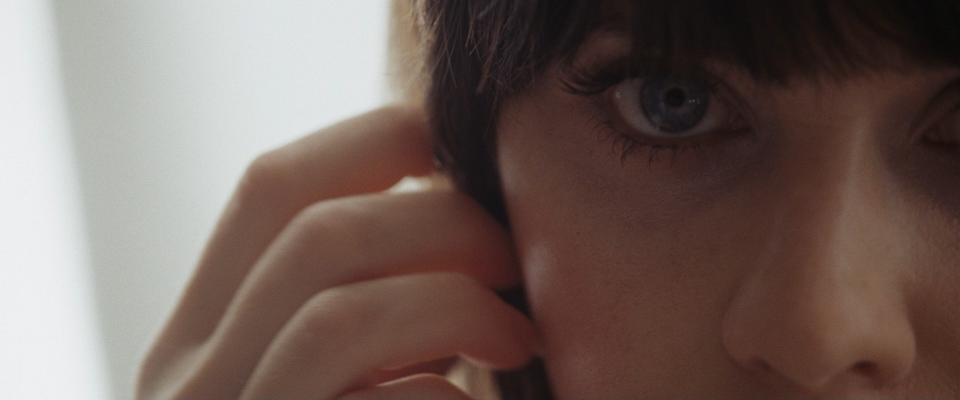
#> input picture CINEMATIC/app/datasets/minju/ 500 Days of Summer_5.jpg, 1920 x 800 px (shown at 1/2 size)
$ python -i utils.py   (imports and definitions only)
#> lines starting #> are read from the running program, lines starting #| are printed output that depends on the picture
import cv2
import numpy as np
from PIL import Image
import io


def extract_dominant_hue_palette(image_path, k=10):
    """
    이미지에서 주요 Hue 팔레트를 추출합니다.

    Parameters:
    -----------
    image_path : str
        이미지 파일 경로
    k : int
        추출할 색상 개수 (기본값: 10)

    Returns:
    --------
    list : [{"h": int, "s": float, "v": float}, ...] 형태의 팔레트
    """
#> called with image_path = 'datasets/minju/ 500 Days of Summer_5.jpg', k = 10
    # 이미지 읽기
    img = Image.open(image_path)
#> img is the input picture: PIL image 1920x800 RGB; mean R, G, B 115.3, 98, 91.8
    img_array = np.array(img)

    # RGB를 BGR로 변환 (OpenCV 형식)
    if len(img_array.shape) == 3 and img_array.shape[2] == 3:
        bgr = cv2.cvtColor(img_array, cv2.COLOR_RGB2BGR)
    else:
        bgr = img_array

    # 크기 조정 (처리 속도 향상)
    max_w = 240
    h, w = bgr.shape[:2]
#> h = 800; w = 1920
    scale = min(1, max_w / w)
#> scale = 0.125
    new_w = max(2, int(w * scale))
#> new_w = 240
    new_h = max(2, int(h * scale))
#> new_h = 100

    if scale < 1:
        bgr = cv2.resize(bgr, (new_w, new_h), interpolation=cv2.INTER_AREA)
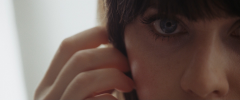
#> bgr: shape (100, 240, 3); mean B, G, R 91.8, 98, 115.3

    # HSV 변환
    hsv = cv2.cvtColor(bgr, cv2.COLOR_BGR2HSV)
#> hsv: shape (100, 240, 3); mean H, S, V 34.5, 76.4, 116.4
    h_channel = hsv[:, :, 0]  # 0-179 범위
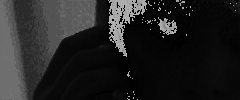
#> h_channel: shape (100, 240); min 0, max 179, mean 34.5
    s_channel = hsv[:, :, 1]  # 0-255 범위
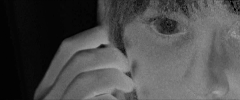
#> s_channel: shape (100, 240); min 0, max 164, mean 76.4
    v_channel = hsv[:, :, 2]  # 0-255 범위
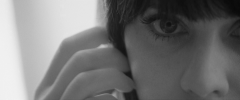
#> v_channel: shape (100, 240); min 9, max 242, mean 116.4

    # Detect achromatic colors (black, white, gray)
    total_pixels = hsv.shape[0] * hsv.shape[1]
#> total_pixels = 24000
    achromatic_colors = _detect_achromatic_colors(s_channel, v_channel, total_pixels)

    # Multi-pass extraction with relaxing thresholds
    picked = []

    # Pass 1: Strict thresholds (high saturation, clear colors)
    picked = _extract_with_thresholds(
        h_channel, s_channel, v_channel,
        s_min=0.25, v_min=0.15, v_max=0.95,
        min_dist=20, pixel_threshold_ratio=0.005,
        target_count=k
    )

    # Pass 2: If not enough, relax saturation threshold
    if len(picked) < k:
        print(f"  → Pass 2: Relaxing saturation threshold (found {len(picked)}/{k})")
        picked = _extract_with_thresholds(
            h_channel, s_channel, v_channel,
            s_min=0.15, v_min=0.12, v_max=0.96,
            min_dist=18, pixel_threshold_ratio=0.003,
            target_count=k
        )

    # Pass 3: If still not enough, further relax
    if len(picked) < k:
        print(f"  → Pass 3: Further relaxing thresholds (found {len(picked)}/{k})")
        picked = _extract_with_thresholds(
            h_channel, s_channel, v_channel,
            s_min=0.10, v_min=0.10, v_max=0.97,
            min_dist=15, pixel_threshold_ratio=0.001,
            target_count=k
        )

    # Pass 4: Last resort - very relaxed thresholds
    if len(picked) < max(5, k // 2):  # At least 5 or half of target
        print(f"  → Pass 4: Maximum relaxation (found {len(picked)}/{k})")
        picked = _extract_with_thresholds(
            h_channel, s_channel, v_channel,
            s_min=0.05, v_min=0.08, v_max=0.98,
            min_dist=12, pixel_threshold_ratio=0.0005,
            target_count=k
        )

    # Hue 순으로 정렬
    picked.sort()

    # HSV 팔레트 생성 (chromatic colors)
    palette = [{"h": h, "s": 0.58, "v": 0.70} for h in picked]

    # Add achromatic colors if they are significant
    # Use special negative Hue values to mark achromatic colors
    remaining_slots = k - len(palette)

    print(f"  Checking achromatic colors for inclusion (need >{5.0}% of image):")
    for achro_type, ratio, sv_values in achromatic_colors:
        if remaining_slots <= 0:
            print(f"    {achro_type.capitalize()}: {ratio*100:.1f}% (skipped - no slots)")
            break

        # Include if > 5% of image (lowered from 10%)
        if ratio > 0.05:
            if achro_type == "white":
                # Use actual average value for more accurate white representation
                actual_v = sv_values[1]
                palette.append({"h": -1, "s": 0.0, "v": max(0.85, actual_v)})
                print(f"  ✓ Added White: {ratio*100:.1f}% of image (avg V: {actual_v:.2f})")
            elif achro_type == "black":
                # Use actual average value for more accurate black representation
                actual_v = sv_values[1]
                palette.append({"h": -2, "s": 0.0, "v": min(0.20, actual_v)})
                print(f"  ✓ Added Black: {ratio*100:.1f}% of image (avg V: {actual_v:.2f})")
            elif achro_type == "gray":
                # Use actual average value for more accurate gray representation
                actual_v = sv_values[1]
                palette.append({"h": -3, "s": 0.0, "v": actual_v})
                print(f"  ✓ Added Gray: {ratio*100:.1f}% of image (avg V: {actual_v:.2f})")
            remaining_slots -= 1
        else:
            print(f"    {achro_type.capitalize()}: {ratio*100:.1f}% (below threshold)")

    print(f"✓ Final palette: {len(palette)} colors extracted ({len([p for p in palette if p['h'] >= 0])} chromatic + {len([p for p in palette if p['h'] < 0])} achromatic)")

    return palette


def _detect_achromatic_colors(s_channel, v_channel, total_pixels):
    """
    Detect achromatic colors (white, black, gray) in the image

    Returns:
    --------
    list : [(type, ratio, (s_avg, v_avg)), ...] sorted by ratio descending
    """
#> called with total_pixels = 24000
    white_count = 0
    black_count = 0
    gray_count = 0

    white_v_sum = 0.0
    black_v_sum = 0.0
    gray_v_sum = 0.0

    for y in range(s_channel.shape[0]):
        for x in range(s_channel.shape[1]):
            s = s_channel[y, x] / 255.0
            v = v_channel[y, x] / 255.0

            # Achromatic: low saturation (relaxed threshold)
            if s < 0.20:  # Increased from 0.15 to catch slightly colored darks
                if v > 0.70:  # White (bright) - lowered from 0.75
                    white_count += 1
                    white_v_sum += v
                elif v < 0.35:  # Black (dark) - increased from 0.25 to catch more darks
                    black_count += 1
                    black_v_sum += v
                elif 0.35 <= v <= 0.70:  # Gray (medium)
                    gray_count += 1
                    gray_v_sum += v
#> after the loop, black_count = 775; black_v_sum = 80.38; gray_count = 177; gray_v_sum = 114.5; white_count = 6500; white_v_sum = 5442.2

    results = []

    if white_count > 0:
        white_ratio = white_count / total_pixels
#> white_ratio = 0.271
        white_v_avg = white_v_sum / white_count
#> white_v_avg = 0.837
        results.append(("white", white_ratio, (0.0, white_v_avg)))
        print(f"  Achromatic detected - White: {white_count} pixels ({white_ratio*100:.1f}%)")
#|   Achromatic detected - White: 6500 pixels (27.1%)

    if black_count > 0:
        black_ratio = black_count / total_pixels
#> black_ratio = 0.0323
        black_v_avg = black_v_sum / black_count
#> black_v_avg = 0.104
        results.append(("black", black_ratio, (0.0, black_v_avg)))
        print(f"  Achromatic detected - Black: {black_count} pixels ({black_ratio*100:.1f}%)")
#|   Achromatic detected - Black: 775 pixels (3.2%)

    if gray_count > 0:
        gray_ratio = gray_count / total_pixels
#> gray_ratio = 0.00737
        gray_v_avg = gray_v_sum / gray_count
#> gray_v_avg = 0.647
        results.append(("gray", gray_ratio, (0.0, gray_v_avg)))
        print(f"  Achromatic detected - Gray: {gray_count} pixels ({gray_ratio*100:.1f}%)")
#|   Achromatic detected - Gray: 177 pixels (0.7%)
#> in extract_dominant_hue_palette, `achromatic_colors = _detect_achromatic_colors(s_channel, v_channel, to..`: achromatic_colors = [('white', 0.271, (0, 0.837)), ('black', 0.0323, (0, 0.104)), ('gray', 0.00737, (0, 0.647))]

    # Sort by ratio (most prominent first)
    results.sort(key=lambda x: x[1], reverse=True)

    return results


def _extract_with_thresholds(h_channel, s_channel, v_channel, s_min, v_min, v_max,
                              min_dist, pixel_threshold_ratio, target_count):
    """
    Helper function to extract colors with specific thresholds
    """
#> called with s_min = 0.25, v_min = 0.15, v_max = 0.95, min_dist = 20, pixel_threshold_ratio = 0.005, target_count = 10
    bins = np.zeros(360, dtype=np.float32)
    pixel_counts = np.zeros(360, dtype=np.int32)
    total_valid_pixels = 0

    for y in range(h_channel.shape[0]):
        for x in range(h_channel.shape[1]):
            h = int(h_channel[y, x] * 2)  # 0-179 -> 0-358
            s = s_channel[y, x] / 255.0
            v = v_channel[y, x] / 255.0

            # Apply thresholds
            if s < s_min or v < v_min or v > v_max:
                continue

            # Enhanced weighting
            saturation_weight = s * s
            value_weight = v * (1.0 - abs(v - 0.5) * 0.3)

            weight = saturation_weight * value_weight * 100
            bins[h] += weight
            pixel_counts[h] += 1
            total_valid_pixels += 1
#> after the loop, bins = 360 values, max 17160.4 at index 16, min 0 at index 1, mean 248.4; pixel_counts = 360 values, max 2372 at index 16, min 0 at index 1, mean 38.72; total_valid_pixels = 13940

    if total_valid_pixels == 0:
        print(f"  ⚠ No valid pixels with s>={s_min}, v>={v_min}")
        return []

    print(f"  Valid pixels: {total_valid_pixels} ({total_valid_pixels/(h_channel.shape[0] * h_channel.shape[1])*100:.1f}%)")
#|   Valid pixels: 13940 (58.1%)

    # Dynamic pixel threshold
    min_pixel_threshold = max(3, int(total_valid_pixels * pixel_threshold_ratio))
#> min_pixel_threshold = 69

    # Pick colors
    picked = []
    used = np.zeros(360, dtype=bool)

    for i in range(target_count):
        best_h = -1
        best_v = -1

        for h in range(360):
            if used[h]:
                continue

            if pixel_counts[h] < min_pixel_threshold:
                continue

            if bins[h] > best_v:
                best_v = bins[h]
                best_h = h

        if best_h < 0 or best_v <= 0:
            break

        print(f"    Color {i+1}: Hue {best_h}° ({pixel_counts[best_h]} px, weight: {best_v:.1f})")

        picked.append(best_h)

        # Mark surrounding colors
        for d in range(-min_dist, min_dist + 1):
            idx = (best_h + d + 360) % 360
            used[idx] = True
#> this loop made 2 passes
#|     Color 1: Hue 16° (2372 px, weight: 17160.4)
#> after the loop, picked = [16]

    return picked


# [150 lines left out: functions compute_hsv_summary, get_aggregates_by_level, not called in this run]

>>> result = extract_dominant_hue_palette('datasets/minju/ 500 Days of Summer_5.jpg')
#|   → Pass 2: Relaxing saturation threshold (found 1/10)
#|   Valid pixels: 15496 (64.6%)
#> the loop in _extract_with_thresholds (call 2), `for i in range(target_count):` made 3 passes
#|     Color 1: Hue 16° (2414 px, weight: 17271.8)
#|     Color 2: Hue 354° (136 px, weight: 118.3)
#> in extract_dominant_hue_palette, `picked = _extract_with_thresholds( h_channel, s_channel, v_channel, s_..`: picked = [16, 354]
#|   → Pass 3: Further relaxing thresholds (found 2/10)
#|   Valid pixels: 16303 (67.9%)
#> in extract_dominant_hue_palette, `picked = _extract_with_thresholds( h_channel, s_channel, v_channel, s_..`: picked = [16, 0, 32, 340, 320]
#> in extract_dominant_hue_palette, `palette = [{"h": h, "s": 0.58, "v": 0.70} for h in picked]`: palette = 5 items
#> in extract_dominant_hue_palette, `remaining_slots = k - len(palette)`: remaining_slots = 5
#> the loop in extract_dominant_hue_palette, `for achro_type, ratio, sv_values in achromatic_colors:` made 3 passes
#> (achro_type, ratio, sv_values, actual_v, remaining_slots) on pass 1: ('white', 0.271, (0, 0.837), 0.837, 4)
#> (achro_type, ratio, sv_values) on passes 2 to 3: ('black', 0.0323, (0, 0.104)), ('gray', 0.00737, (0, 0.647))
#|   ✓ Added White: 27.1% of image (avg V: 0.84)
#|     Black: 3.2% (below threshold)
#|     Gray: 0.7% (below threshold)
#> after the loop in extract_dominant_hue_palette, `for achro_type, ratio, sv_values in achromatic_colors:`: palette = 6 items; remaining_slots = 4
#| ✓ Final palette: 6 colors extracted (5 chromatic + 1 achromatic)
#> result = 6 items

$ run again, on CINEMATIC/app/datasets/minju/ Are You There God Its Me Margaret_6.jpg
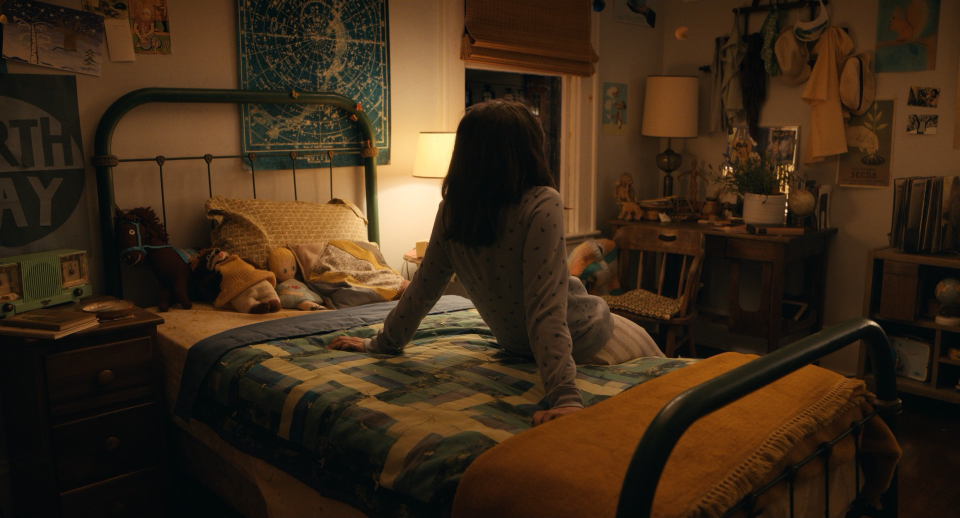
#> input picture CINEMATIC/app/datasets/minju/ Are You There God Its Me Margaret_6.jpg, 1920 x 1036 px (shown at 1/2 size)
#> in extract_dominant_hue_palette, img is the input picture: PIL image 1920x1036 RGB; mean R, G, B 61.5, 43, 24.3
#> hsv: shape (129, 240, 3); mean H, S, V 25.4, 141.6, 62
#> in extract_dominant_hue_palette, `s_channel = hsv[:, :, 1]`:
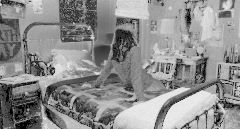
#> s_channel: shape (129, 240); min 0, max 238, mean 141.6
#> in extract_dominant_hue_palette, `v_channel = hsv[:, :, 2]`:
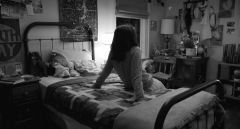
#> v_channel: shape (129, 240); min 6, max 255, mean 62
#> after the loop in _detect_achromatic_colors, `for y in range(s_channel.shape[0]):`: black_count = 1569; black_v_sum = 77.4; gray_count = 0; white_count = 3
#> white_ratio = 9.69e-05
#> white_v_avg = 1
#|   Achromatic detected - White: 3 pixels (0.0%)
#> black_ratio = 0.0507
#> black_v_avg = 0.0493
#|   Achromatic detected - Black: 1569 pixels (5.1%)
#> achromatic_colors = [('black', 0.0507, (0, 0.0493)), ('white', 9.69e-05, (0, 1))]
#> after the loop in _extract_with_thresholds, `for y in range(h_channel.shape[0]):`: bins = 360 values, max 89791.5 at index 28, min 0 at index 0, mean 748.5; pixel_counts = 360 values, max 5403 at index 28, min 0 at index 0, mean 51; total_valid_pixels = 18360
#|   Valid pixels: 18360 (59.3%)
#> min_pixel_threshold = 91
#> the loop in _extract_with_thresholds, `for i in range(target_count):` made 3 passes
#|     Color 1: Hue 28° (5403 px, weight: 89791.5)
#|     Color 2: Hue 50° (103 px, weight: 509.5)
#> after the loop in _extract_with_thresholds, `for i in range(target_count):`: picked = [28, 50]
#|   → Pass 2: Relaxing saturation threshold (found 2/10)
#|   Valid pixels: 20658 (66.7%)
#> the loop in _extract_with_thresholds (call 2), `for i in range(target_count):` made 3 passes
#|     Color 1: Hue 28° (5664 px, weight: 91037.3)
#|     Color 2: Hue 48° (177 px, weight: 754.1)
#> in extract_dominant_hue_palette, `picked = _extract_with_thresholds( h_channel, s_channel, v_channel, s_..`: picked = [28, 48]
#|   → Pass 3: Further relaxing thresholds (found 2/10)
#|   Valid pixels: 22094 (71.4%)
#> in extract_dominant_hue_palette, `picked = _extract_with_thresholds( h_channel, s_channel, v_channel, s_..`: picked = [28, 46, 64, 80, 120]
#> in extract_dominant_hue_palette, `palette = [{"h": h, "s": 0.58, "v": 0.70} for h in picked]`: palette = 5 items
#> in extract_dominant_hue_palette, `remaining_slots = k - len(palette)`: remaining_slots = 5
#> the loop in extract_dominant_hue_palette, `for achro_type, ratio, sv_values in achromatic_colors:` made 2 passes
#> (achro_type, ratio, sv_values, actual_v, remaining_slots) on pass 1: ('black', 0.0507, (0, 0.0493), 0.0493, 4)
#> (printed output is left out)
#> after the loop in extract_dominant_hue_palette, `for achro_type, ratio, sv_values in achromatic_colors:`: palette = 6 items; remaining_slots = 4
#| ✓ Final palette: 6 colors extracted (5 chromatic + 1 achromatic)
#> result = 6 items

$ run again, on CINEMATIC/app/datasets/minju/ Babygirl_5.jpg
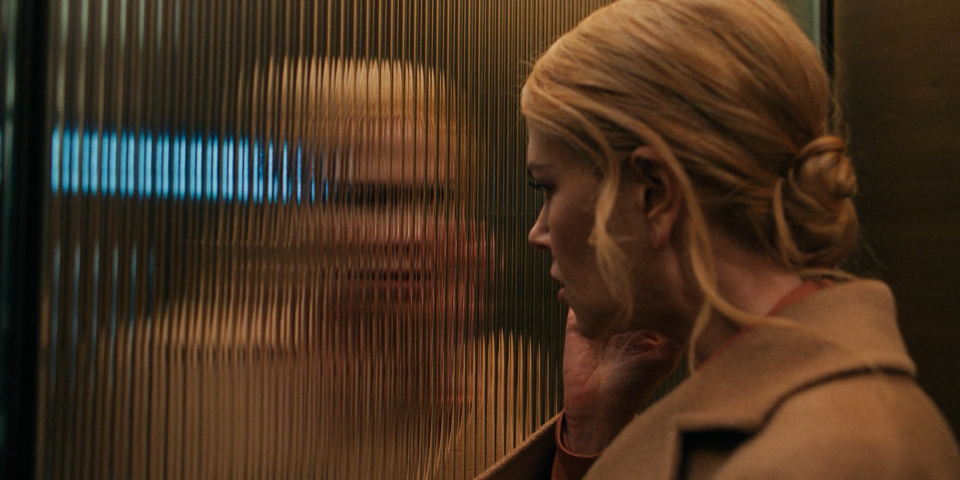
#> input picture CINEMATIC/app/datasets/minju/ Babygirl_5.jpg, 1920 x 960 px (shown at 1/2 size)
#> in extract_dominant_hue_palette, img is the input picture: PIL image 1920x960 RGB; mean R, G, B 70.9, 49.7, 31.4
#> hsv: shape (120, 240, 3); mean H, S, V 20.6, 151.8, 73.6
#> in extract_dominant_hue_palette, `s_channel = hsv[:, :, 1]`:
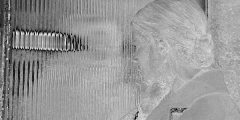
#> s_channel: shape (120, 240); min 0, max 240, mean 151.8
#> in extract_dominant_hue_palette, `v_channel = hsv[:, :, 2]`:
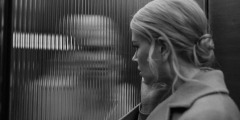
#> v_channel: shape (120, 240); min 3, max 204, mean 73.6
#> after the loop in _detect_achromatic_colors, `for y in range(s_channel.shape[0]):`: black_count = 478; black_v_sum = 79.26; gray_count = 6; gray_v_sum = 2.48; white_count = 0
#> black_ratio = 0.0166
#> black_v_avg = 0.166
#|   Achromatic detected - Black: 478 pixels (1.7%)
#> gray_ratio = 0.000208
#> gray_v_avg = 0.414
#|   Achromatic detected - Gray: 6 pixels (0.0%)
#> achromatic_colors = [('black', 0.0166, (0, 0.166)), ('gray', 0.000208, (0, 0.414))]
#> after the loop in _extract_with_thresholds, `for y in range(h_channel.shape[0]):`: bins = 360 values, max 73574.6 at index 26, min 0 at index 0, mean 784.7; pixel_counts = 360 values, max 4713 at index 26, min 0 at index 0, mean 63.22; total_valid_pixels = 22760
#|   Valid pixels: 22760 (79.0%)
#> min_pixel_threshold = 113
#> the loop in _extract_with_thresholds, `for i in range(target_count):` made 3 passes
#|     Color 1: Hue 26° (4713 px, weight: 73574.6)
#|     Color 2: Hue 194° (169 px, weight: 3460.0)
#> after the loop in _extract_with_thresholds, `for i in range(target_count):`: picked = [26, 194]
#|   → Pass 2: Relaxing saturation threshold (found 2/10)
#|   Valid pixels: 25604 (88.9%)
#> the loop in _extract_with_thresholds (call 2), `for i in range(target_count):` made 4 passes
#|     Color 1: Hue 26° (4816 px, weight: 74196.0)
#|     Color 2: Hue 194° (172 px, weight: 3463.1)
#|     Color 3: Hue 46° (140 px, weight: 327.0)
#> in extract_dominant_hue_palette, `picked = _extract_with_thresholds( h_channel, s_channel, v_channel, s_..`: picked = [26, 194, 46]
#|   → Pass 3: Further relaxing thresholds (found 3/10)
#|   Valid pixels: 27106 (94.1%)
#> in extract_dominant_hue_palette, `picked = _extract_with_thresholds( h_channel, s_channel, v_channel, s_..`: picked = [26, 194, 42, 60]
#|   → Pass 4: Maximum relaxation (found 4/10)
#|   Valid pixels: 27626 (95.9%)
#> in extract_dominant_hue_palette, `picked = _extract_with_thresholds( h_channel, s_channel, v_channel, s_..`: picked = [26, 194, 40, 12, 208, 60, 180, 160, 84, 120]
#> palette = 10 items
#> in extract_dominant_hue_palette, `remaining_slots = k - len(palette)`: remaining_slots = 0
#> the loop in extract_dominant_hue_palette, `for achro_type, ratio, sv_values in achromatic_colors:` made 1 pass
#> (achro_type, ratio, sv_values) on pass 1: ('black', 0.0166, (0, 0.166))
#> (printed output is left out)
#| ✓ Final palette: 10 colors extracted (10 chromatic + 0 achromatic)
#> result = 10 items
